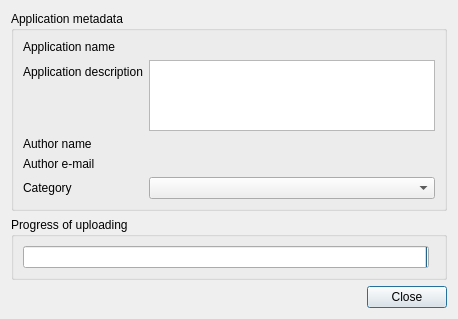
<?xml version="1.0" encoding="UTF-8"?>
<ui version="4.0">
 <class>FormUploadBundle</class>
 <widget class="QDialog" name="FormUploadBundle">
  <property name="geometry">
   <rect>
    <x>0</x>
    <y>0</y>
    <width>458</width>
    <height>319</height>
   </rect>
  </property>
  <property name="windowTitle">
   <string>Submit application to BuildmLearn Store</string>
  </property>
  <layout class="QVBoxLayout" name="verticalLayout">
   <item>
    <widget class="QGroupBox" name="groupBox">
     <property name="sizePolicy">
      <sizepolicy hsizetype="Preferred" vsizetype="Preferred">
       <horstretch>0</horstretch>
       <verstretch>1</verstretch>
      </sizepolicy>
     </property>
     <property name="title">
      <string>Application metadata</string>
     </property>
     <layout class="QFormLayout" name="formLayout">
      <property name="fieldGrowthPolicy">
       <enum>QFormLayout::AllNonFixedFieldsGrow</enum>
      </property>
      <item row="0" column="0">
       <widget class="QLabel" name="label_4">
        <property name="text">
         <string>Application name</string>
        </property>
       </widget>
      </item>
      <item row="0" column="1">
       <widget class="LineEditWithStatus" name="m_txtApplicationName" native="true"/>
      </item>
      <item row="2" column="0">
       <widget class="QLabel" name="label_2">
        <property name="text">
         <string>Author name</string>
        </property>
       </widget>
      </item>
      <item row="2" column="1">
       <widget class="LineEditWithStatus" name="m_txtAuthorName" native="true"/>
      </item>
      <item row="3" column="0">
       <widget class="QLabel" name="label_3">
        <property name="text">
         <string>Author e-mail</string>
        </property>
       </widget>
      </item>
      <item row="3" column="1">
       <widget class="LineEditWithStatus" name="m_txtAuthorEmail" native="true"/>
      </item>
      <item row="4" column="0">
       <widget class="QLabel" name="label">
        <property name="text">
         <string>Category</string>
        </property>
       </widget>
      </item>
      <item row="4" column="1">
       <widget class="QComboBox" name="m_cmbCategory"/>
      </item>
      <item row="1" column="0">
       <widget class="QLabel" name="label_5">
        <property name="text">
         <string>Application description</string>
        </property>
       </widget>
      </item>
      <item row="1" column="1">
       <widget class="QTextEdit" name="m_txtApplicationDescription">
        <property name="sizePolicy">
         <sizepolicy hsizetype="Expanding" vsizetype="Expanding">
          <horstretch>0</horstretch>
          <verstretch>1</verstretch>
         </sizepolicy>
        </property>
        <property name="tabChangesFocus">
         <bool>true</bool>
        </property>
       </widget>
      </item>
     </layout>
    </widget>
   </item>
   <item>
    <widget class="QGroupBox" name="groupBox_2">
     <property name="title">
      <string>Progress of uploading</string>
     </property>
     <layout class="QHBoxLayout" name="horizontalLayout">
      <item>
       <widget class="QProgressBar" name="m_progressUpload">
        <property name="layoutDirection">
         <enum>Qt::RightToLeft</enum>
        </property>
        <property name="value">
         <number>0</number>
        </property>
        <property name="invertedAppearance">
         <bool>false</bool>
        </property>
       </widget>
      </item>
      <item>
       <widget class="LabelWithStatus" name="m_lblProgress" native="true">
        <property name="layoutDirection">
         <enum>Qt::RightToLeft</enum>
        </property>
       </widget>
      </item>
     </layout>
    </widget>
   </item>
   <item>
    <widget class="QDialogButtonBox" name="m_buttonBox">
     <property name="orientation">
      <enum>Qt::Horizontal</enum>
     </property>
     <property name="standardButtons">
      <set>QDialogButtonBox::Close</set>
     </property>
    </widget>
   </item>
  </layout>
 </widget>
 <customwidgets>
  <customwidget>
   <class>LabelWithStatus</class>
   <extends>QWidget</extends>
   <header>labelwithstatus.h</header>
   <container>1</container>
  </customwidget>
  <customwidget>
   <class>LineEditWithStatus</class>
   <extends>QWidget</extends>
   <header>lineeditwithstatus.h</header>
   <container>1</container>
  </customwidget>
 </customwidgets>
 <tabstops>
  <tabstop>m_cmbCategory</tabstop>
  <tabstop>m_buttonBox</tabstop>
  <tabstop>m_txtApplicationDescription</tabstop>
 </tabstops>
 <resources/>
 <connections>
  <connection>
   <sender>m_buttonBox</sender>
   <signal>accepted()</signal>
   <receiver>FormUploadBundle</receiver>
   <slot>accept()</slot>
   <hints>
    <hint type="sourcelabel">
     <x>248</x>
     <y>254</y>
    </hint>
    <hint type="destinationlabel">
     <x>157</x>
     <y>274</y>
    </hint>
   </hints>
  </connection>
  <connection>
   <sender>m_buttonBox</sender>
   <signal>rejected()</signal>
   <receiver>FormUploadBundle</receiver>
   <slot>reject()</slot>
   <hints>
    <hint type="sourcelabel">
     <x>316</x>
     <y>260</y>
    </hint>
    <hint type="destinationlabel">
     <x>286</x>
     <y>274</y>
    </hint>
   </hints>
  </connection>
 </connections>
</ui>
